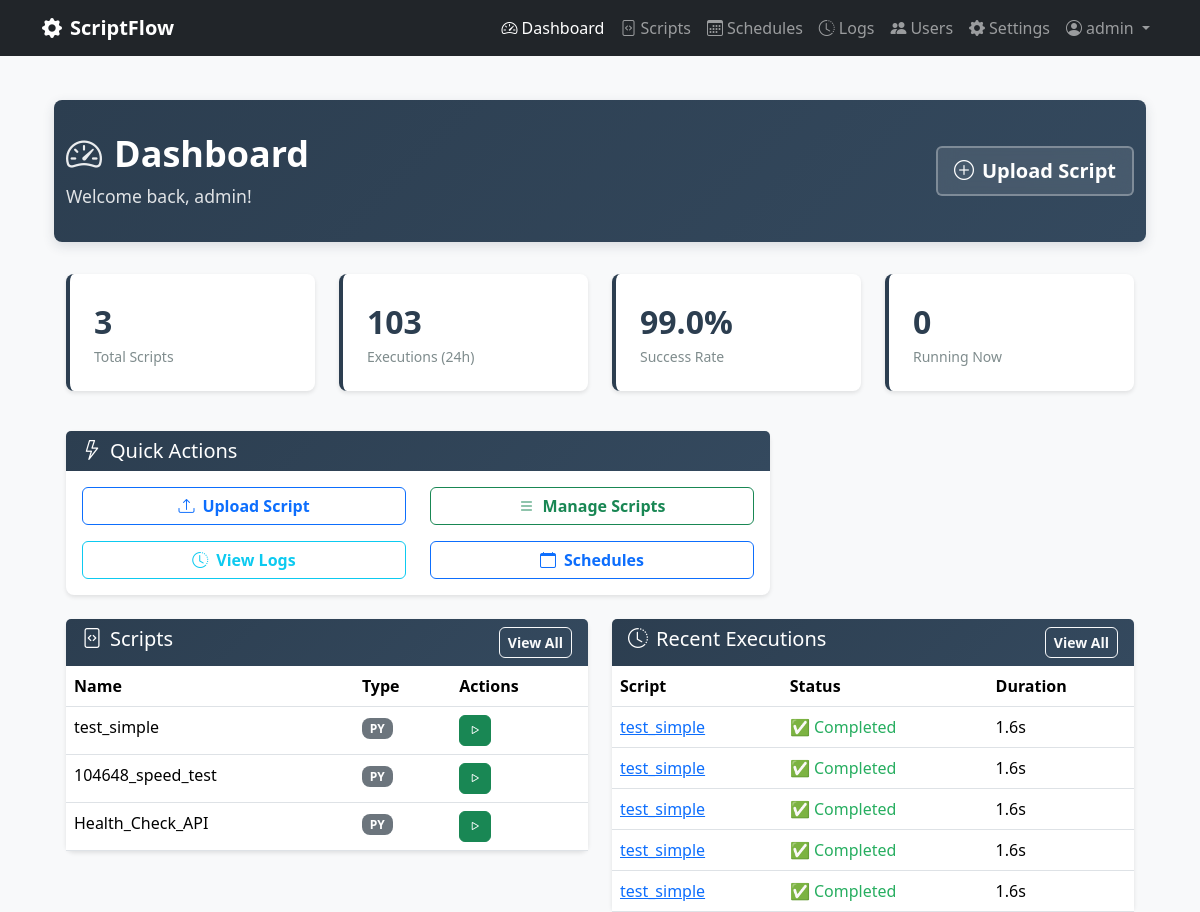
The page /dashboard (signed in) on the database as committed earlier.
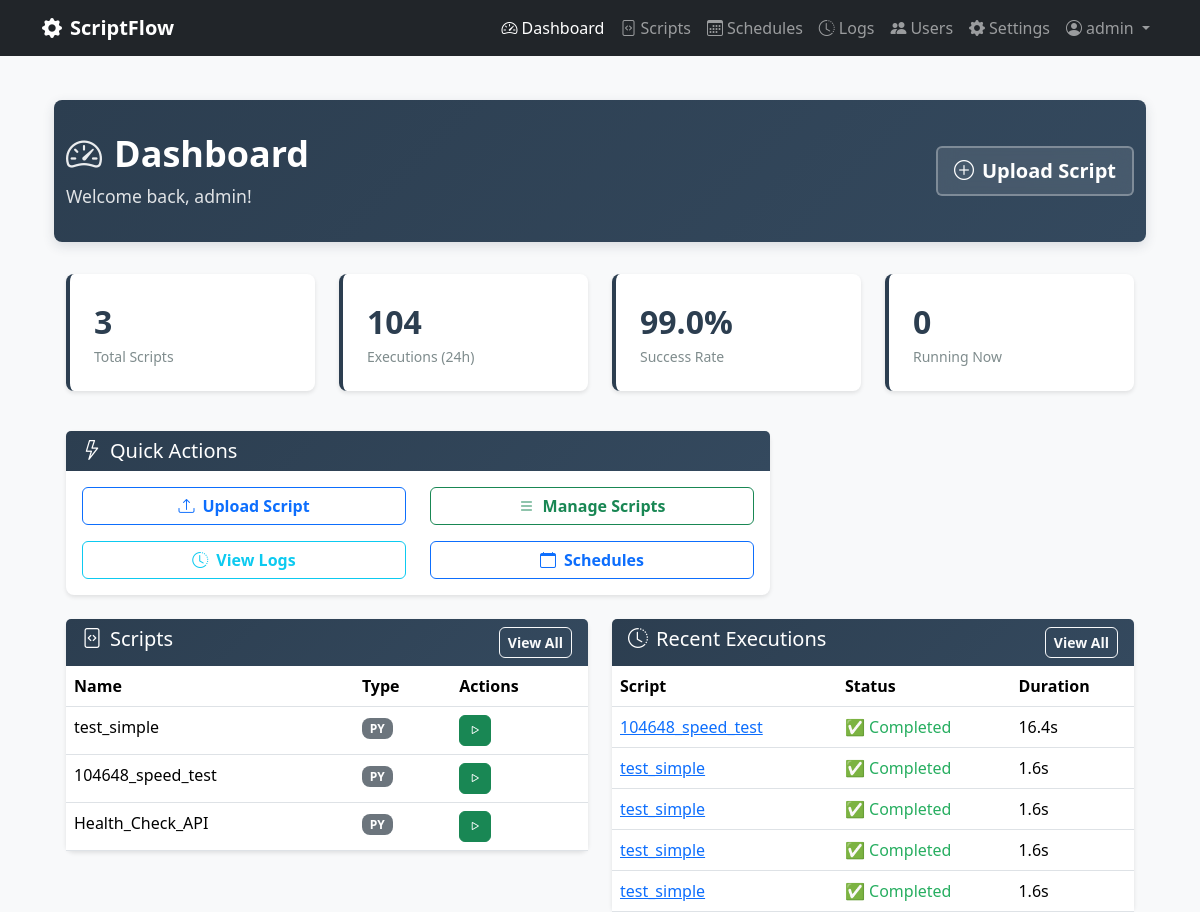
The same page on the database as committed later.
### scriptflow.py (models this page shows, shortened)
class Script(db.Model):
    __tablename__ = 'scripts'
    id = db.Column(db.Integer, primary_key=True)
    name = db.Column(db.String(100), nullable=False)
    description = db.Column(db.Text)
    filename = db.Column(db.String(255), nullable=False)
    file_path = db.Column(db.String(500), nullable=False)
    script_type = db.Column(db.String(10), nullable=False)  # 'py' or 'bat'
    file_size = db.Column(db.Integer)
    created_at = db.Column(db.DateTime, default=datetime.now)
    updated_at = db.Column(db.DateTime, default=datetime.now, onupdate=datetime.now)
    is_active = db.Column(db.Boolean, default=True)
    user_id = db.Column(db.Integer, db.ForeignKey('users.id'), nullable=False)

class Execution(db.Model):
    __tablename__ = 'executions'
    id = db.Column(db.Integer, primary_key=True)
    started_at = db.Column(db.DateTime, default=datetime.now, nullable=False)
    completed_at = db.Column(db.DateTime)
    status = db.Column(db.String(20), default='pending', nullable=False)  # pending, running, completed, failed, timeout
    exit_code = db.Column(db.Integer)
    stdout = db.Column(db.Text)
    stderr = db.Column(db.Text)
    duration_seconds = db.Column(db.Float)
    trigger_type = db.Column(db.String(20), default='manual', nullable=False)  # manual, scheduled, api
    script_id = db.Column(db.Integer, db.ForeignKey('scripts.id'), nullable=False)
    user_id = db.Column(db.Integer, db.ForeignKey('users.id'), nullable=False)
    script = db.relationship('Script', backref='executions')
    @property
    def formatted_duration(self):
        if not self.duration_seconds:
            return "N/A"
        if self.duration_seconds < 60:
            return f"{self.duration_seconds:.1f}s"
        else:
            minutes = int(self.duration_seconds // 60)
            seconds = int(self.duration_seconds % 60)
            return f"{minutes}m {seconds}s"
    @property
    def status_icon(self):
        icons = {
            'pending': '⏳',
            'running': '🔄',  # Emoji simples que funciona bem
            'completed': '✅',
            'failed': '❌',
            'timeout': '⏰',
            'cancelled': '🛑'
        }
        return icons.get(self.status, '❓')
    @property
    def status_color(self):
        colors = {
            'pending': 'secondary',
            'running': 'running',  # Usar classe CSS personalizada com animação
            'completed': 'success',
            'failed': 'danger',
            'timeout': 'warning',
            'cancelled': 'danger'
        }
        return colors.get(self.status, 'secondary')

### scriptflow.py (the view)
@app.route('/dashboard')
@login_required
def dashboard():
    scripts_query = Script.query.filter_by(is_active=True)
    user_scripts = apply_user_data_filter(scripts_query).all()
    executions_query = Execution.query
    recent_executions = apply_user_data_filter(executions_query)\
        .order_by(Execution.started_at.desc())\
        .limit(5).all()
    total_scripts = len(user_scripts)
    executions_24h_query = Execution.query.filter(
        Execution.started_at >= datetime.now() - timedelta(days=1)
    )
    executions_24h = apply_user_data_filter(executions_24h_query).count()
    successful_24h_query = Execution.query.filter(
        Execution.started_at >= datetime.now() - timedelta(days=1),
        Execution.status == 'completed',
        Execution.exit_code == 0
    )
    successful_24h = apply_user_data_filter(successful_24h_query).count()
    success_rate = round((successful_24h / executions_24h * 100) if executions_24h > 0 else 100, 1)
    stats = {
        'total_scripts': total_scripts,
        'executions_24h': executions_24h,
        'success_rate_24h': success_rate,
        'running_count': len(running_processes)
    }
    return render_template(UIVersionManager.get_template_path('dashboard.html'),
                         scripts=user_scripts,
                         recent_executions=recent_executions,
                         stats=stats)

### config/ui_version.py (called while the page is built)
    @classmethod
    def get_ui_version(cls):
        if request and request.args.get('ui') in ['v1', 'v2']:
            ui_version = request.args.get('ui')
            if session:
                session['ui_version'] = ui_version
            return ui_version
        if session and 'ui_version' in session:
            return session['ui_version']
        env_version = os.environ.get('UI_VERSION', '').lower()
        if env_version in ['v1', 'v2']:
            return env_version
        return cls.DEFAULT_VERSION

    @classmethod
    def get_template_path(cls, template_name):
        ui_version = cls.get_ui_version()
        return f"{ui_version}/{template_name}"

    @classmethod
    def is_modern_ui(cls):
        return cls.get_ui_version() == cls.MODERN_VERSION

### scriptflow.py (called while the page is built)
@app.context_processor
def inject_ui_version():
    try:
        return {
            'ui_info': UIVersionManager.get_ui_display_info(),
            'ui_version': UIVersionManager.get_ui_version(),
            'is_modern_ui': UIVersionManager.is_modern_ui()
        }
    except:
        return {
            'ui_info': {},
            'ui_version': 'v1',
            'is_modern_ui': False
        }

### templates/v1/dashboard.html (shortened to what the changed rows need)
{% extends "base.html" %}
{% block content %}
<div class="container-fluid">
    <div class="page-header">
        <div class="container">
            <div class="row align-items-center">
                <div class="col">
                    <h1>
                        <i class="bi bi-speedometer2"></i>Dashboard
                    </h1>
                </div>
            </div>
        </div>
    </div>
    <div class="container">
        <div class="row mb-4">
            <div class="col-md-3 mb-3">
                <div class="stats-card">
                    <p class="stats-number">{{ stats.executions_24h }}</p>
                    <p class="stats-label">Executions (24h)</p>
                </div>
            </div>
        </div>
        <div class="row">
            <div class="col-md-6">
                <div class="card">
                    <div class="card-body p-0">
                        {% if scripts %}
                            <div class="table-responsive">
                                <table class="table table-hover mb-0">
                                    <thead>
                                        <tr>
                                            <th>Name</th>
                                            <th>Type</th>
                                            <th>Actions</th>
                                        </tr>
                                    </thead>
                                    <tbody>
                                        {% for script in scripts[:5] %}
                                        <tr>
                                            <td>{{ script.name }}</td>
                                            <td><span class="badge bg-secondary">{{ script.script_type.upper() }}</span></td>
                                            <td>
                                                <form method="POST" action="{{ url_for('execute_script', script_id=script.id) }}" class="d-inline">
                                                    <button type="submit" class="btn btn-sm btn-success" title="Execute">
                                                        <i class="bi bi-play"></i>
                                                    </button>
                                                </form>
                                            </td>
                                        </tr>
                                        {% endfor %}
                                    </tbody>
                                </table>
                            </div>
                        {% else %}
                            <div class="p-4 text-center">
                                <i class="bi bi-file-code text-muted" style="font-size: 3rem;"></i>
                                <p class="text-muted mt-2">No scripts yet</p>
                                <a href="{{ url_for('upload_script') }}" class="btn btn-primary">Upload First Script</a>
                            </div>
                        {% endif %}
                    </div>
                </div>
            </div>
            <div class="col-md-6">
                <div class="card">
                    <div class="card-body p-0">
                        {% if recent_executions %}
                            <div class="table-responsive">
                                <table class="table table-hover mb-0">
                                    <thead>
                                        <tr>
                                            <th>Script</th>
                                            <th>Status</th>
                                            <th>Duration</th>
                                        </tr>
                                    </thead>
                                    <tbody>
                                        {% for execution in recent_executions %}
                                        <tr>
                                            <td>
                                                <a href="{{ url_for('view_execution', execution_id=execution.id) }}">
                                                    {{ execution.script.name if execution.script else 'Unknown' }}
                                                </a>
                                            </td>
                                            <td>
                                                <span class="status-{{ execution.status_color }}">
                                                    {{ execution.status_icon }} {{ execution.status|title }}
                                                </span>
                                            </td>
                                            <td>{{ execution.formatted_duration }}</td>
                                        </tr>
                                        {% endfor %}
                                    </tbody>
                                </table>
                            </div>
                        {% else %}
                            <div class="p-4 text-center">
                                <i class="bi bi-clock-history text-muted" style="font-size: 3rem;"></i>
                                <p class="text-muted mt-2">No executions yet</p>
                            </div>
                        {% endif %}
                    </div>
                </div>
            </div>
        </div>
    </div>
</div>
{% endblock %}

Rows that differ between the two databases and show on the page:
no longer on this page (row unchanged): Execution: script "test_simple", status_icon "✅", status "Completed", formatted_duration "1.6s"
added Execution: script "104648_speed_test", status_icon "✅", status "Completed", formatted_duration "16.4s"
Other text that changed with them:
{{ stats.executions_24h }}: "103" → "104"
